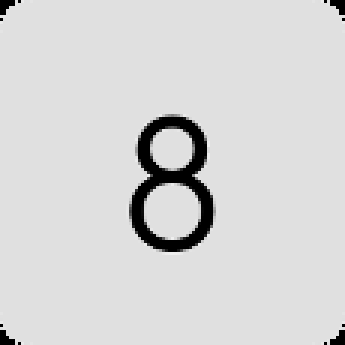
#> input picture CSC131/images/8.png, 115 x 115 px (shown 3 times larger)
$ python process_image.py ../CSC131/images/8.png out.png   (Python 2 division)   (older library calls are emulated)
#> lines starting #> are read from the running program, lines starting #| are printed output that depends on the picture; after the words box and inside, x2 and y2 are one past the last pixel; in counts of white or black regions, pixels touching at a corner belong together
#!/usr/bin/python

# Processes an image to extract the text portions. Primarily
# used for pre-processing for performing OCR.

# Based on the paper "Font and Background Color Independent Text Binarization" by
# T Kasar, J Kumar and A G Ramakrishnan
# http://www.m.cs.osakafu-u.ac.jp/cbdar2007/proceedings/papers/O1-1.pdf

# Copyright (c) 2012, Jason Funk <jasonlfunk@gmail.com>
# Permission is hereby granted, free of charge, to any person obtaining a copy of this software
# and associated documentation files (the "Software"), to deal in the Software without restriction,
# including without limitation the rights to use, copy, modify, merge, publish, distribute, sublicense,
# and/or sell copies of the Software, and to permit persons to whom the Software is furnished to do so,
# subject to the following conditions:
#
# The above copyright notice and this permission notice shall be included in all copies or substantial
# portions of the Software.
#
# THE SOFTWARE IS PROVIDED "AS IS", WITHOUT WARRANTY OF ANY KIND, EXPRESS OR IMPLIED, INCLUDING BUT NOT
# LIMITED TO THE WARRANTIES OF MERCHANTABILITY, FITNESS FOR A PARTICULAR PURPOSE AND NON-INFRINGEMENT.
# IN NO EVENT SHALL THE AUTHORS OR COPYRIGHT HOLDERS BE LIABLE FOR ANY CLAIM, DAMAGES OR OTHER LIABILITY,
# WHETHER IN AN ACTION OF CONTRACT, TORT OR OTHERWISE, ARISING FROM, OUT OF OR IN CONNECTION WITH THE
# SOFTWARE OR THE USE OR OTHER DEALINGS IN THE SOFTWARE.

import cv2
import numpy as np
import sys
import os.path

if len(sys.argv) != 3:
    print "%s input_file output_file" % (sys.argv[0])
    sys.exit()
else:
    input_file = sys.argv[1]
    output_file = sys.argv[2]

if not os.path.isfile(input_file):
    print "No such file '%s'" % input_file
    sys.exit()

DEBUG = 0


# Determine pixel intensity
# Apparently human eyes register colors differently.
# TVs use this formula to determine
# pixel intensity = 0.30R + 0.59G + 0.11B
def ii(xx, yy):
    global img, img_y, img_x
    if yy >= img_y or xx >= img_x:
        #print "pixel out of bounds ("+str(y)+","+str(x)+")"
        return 0
    pixel = img[yy][xx]
    return 0.30 * pixel[2] + 0.59 * pixel[1] + 0.11 * pixel[0]


# A quick test to check whether the contour is
# a connected shape
def connected(contour):
    first = contour[0][0]
    last = contour[len(contour) - 1][0]
    return abs(first[0] - last[0]) <= 1 and abs(first[1] - last[1]) <= 1


# Helper function to return a given contour
def c(index):
    global contours
    return contours[index]


# Count the number of real children
def count_children(index, h_, contour):
    # No children
    if h_[index][2] < 0:
        return 0
    else:
        #If the first child is a contour we care about
        # then count it, otherwise don't
        if keep(c(h_[index][2])):
            count = 1
        else:
            count = 0

            # Also count all of the child's siblings and their children
        count += count_siblings(h_[index][2], h_, contour, True)
        return count


# Quick check to test if the contour is a child
def is_child(index, h_):
    return get_parent(index, h_) > 0


# Get the first parent of the contour that we care about
def get_parent(index, h_):
    parent = h_[index][3]
    while not keep(c(parent)) and parent > 0:
        parent = h_[parent][3]

    return parent


# Count the number of relevant siblings of a contour
def count_siblings(index, h_, contour, inc_children=False):
    # Include the children if necessary
    if inc_children:
        count = count_children(index, h_, contour)
    else:
        count = 0

    # Look ahead
    p_ = h_[index][0]
    while p_ > 0:
        if keep(c(p_)):
            count += 1
        if inc_children:
            count += count_children(p_, h_, contour)
        p_ = h_[p_][0]

    # Look behind
    n = h_[index][1]
    while n > 0:
        if keep(c(n)):
            count += 1
        if inc_children:
            count += count_children(n, h_, contour)
        n = h_[n][1]
    return count


# Whether we care about this contour
def keep(contour):
    return keep_box(contour) and connected(contour)


# Whether we should keep the containing box of this
# contour based on it's shape
def keep_box(contour):
    xx, yy, w_, h_ = cv2.boundingRect(contour)

    # width and height need to be floats
    w_ *= 1.0
    h_ *= 1.0

    # Test it's shape - if it's too oblong or tall it's
    # probably not a real character
    if w_ / h_ < 0.1 or w_ / h_ > 10:
        if DEBUG:
            print "\t Rejected because of shape: (" + str(xx) + "," + str(yy) + "," + str(w_) + "," + str(h_) + ")" + \
                  str(w_ / h_)
        return False

    # check size of the box
    if ((w_ * h_) > ((img_x * img_y) / 5)) or ((w_ * h_) < 15):
        if DEBUG:
            print "\t Rejected because of size"
        return False

    return True


def include_box(index, h_, contour):
    if DEBUG:
        print str(index) + ":"
        if is_child(index, h_):
            print "\tIs a child"
            print "\tparent " + str(get_parent(index, h_)) + " has " + str(
                count_children(get_parent(index, h_), h_, contour)) + " children"
            print "\thas " + str(count_children(index, h_, contour)) + " children"

    if is_child(index, h_) and count_children(get_parent(index, h_), h_, contour) <= 2:
        if DEBUG:
            print "\t skipping: is an interior to a letter"
        return False

    if count_children(index, h_, contour) > 2:
        if DEBUG:
            print "\t skipping, is a container of letters"
        return False

    if DEBUG:
        print "\t keeping"
    return True

# Load the image
orig_img = cv2.imread(input_file)
#> orig_img is the input picture: shape (115, 115, 3); min 0, max 240, mean 214

# Add a border to the image for processing sake
img = cv2.copyMakeBorder(orig_img, 50, 50, 50, 50, cv2.BORDER_CONSTANT)
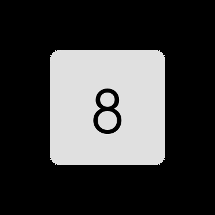
#> img: shape (215, 215, 3); min 0, max 240, mean 61.2

# Calculate the width and height of the image
img_y = len(img)
#> img_y = 215
img_x = len(img[0])
#> img_x = 215

if DEBUG:
    print "Image is " + str(len(img)) + "x" + str(len(img[0]))

#Split out each channel
blue, green, red = cv2.split(img)

# Run canny edge detection on each channel
blue_edges = cv2.Canny(blue, 200, 250)
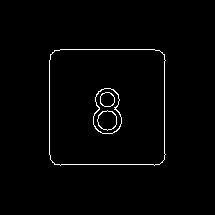
#> blue_edges: shape (215, 215); 1.5% white in thin lines or dots, all inside (x1, y1, x2, y2) = (49, 49, 166, 166)
green_edges = cv2.Canny(green, 200, 250)
red_edges = cv2.Canny(red, 200, 250)

# Join edges back into image
edges = blue_edges | green_edges | red_edges

# Find the contours
try:
    hierarchy, contours, hierarchy = cv2.findContours(edges.copy(), cv2.RETR_TREE, cv2.CHAIN_APPROX_NONE)
#> contours = 8 contours; box (x1, y1, x2, y2) and area: (49, 49, 166, 166) 13144, (49, 49, 166, 166) 13140, (93, 88, 122, 134) 994, (93, 88, 122, 134) 956, (97, 110, 117, 131) 293, (97, 110, 117, 131) 279, (100, 92, 115, 107) 166, (100, 92, 115, 107) 158
except:
    contours, hierarchy = cv2.findContours(edges.copy(), cv2.RETR_TREE, cv2.CHAIN_APPROX_NONE)
hierarchy = hierarchy[0]

if DEBUG:
    processed = edges.copy()
    rejected = edges.copy()

# These are the boxes that we are determining
keepers = []

# For each contour, find the bounding rectangle and decide
# if it's one we care about
for index_, contour_ in enumerate(contours):
    if DEBUG:
        print "Processing #%d" % index_

    x, y, w, h = cv2.boundingRect(contour_)

    # Check the contour and it's bounding box
    if keep(contour_) and include_box(index_, hierarchy, contour_):
        # It's a winner!
        keepers.append([contour_, [x, y, w, h]])
        if DEBUG:
            cv2.rectangle(processed, (x, y), (x + w, y + h), (100, 100, 100), 1)
            cv2.putText(processed, str(index_), (x, y - 5), cv2.FONT_HERSHEY_PLAIN, 1, (255, 255, 255))
    else:
        if DEBUG:
            cv2.rectangle(rejected, (x, y), (x + w, y + h), (100, 100, 100), 1)
            cv2.putText(rejected, str(index_), (x, y - 5), cv2.FONT_HERSHEY_PLAIN, 1, (255, 255, 255))
#> this loop made 8 passes
#> (x, y, w, h) on passes 3 to 8: (93, 88, 29, 46), (93, 88, 29, 46), (97, 110, 20, 21), (97, 110, 20, 21), (100, 92, 15, 15), (100, 92, 15, 15)
#> (x, y, w, h) on passes 1 to 2: (49, 49, 117, 117), (49, 49, 117, 117)
#> after the loop, keepers = 2 items

# Make a white copy of our image
new_image = edges.copy()
new_image.fill(255)
#> new_image: shape (215, 215); every value is 255
boxes = []

# For each box, find the foreground and background intensities
for index_, (contour_, box) in enumerate(keepers):

    # Find the average intensity of the edge pixels to
    # determine the foreground intensity
    fg_int = 0.0
    for p in contour_:
        fg_int += ii(p[0][0], p[0][1])

    fg_int /= len(contour_)
    if DEBUG:
        print "FG Intensity for #%d = %d" % (index_, fg_int)

    # Find the intensity of three pixels going around the
    # outside of each corner of the bounding box to determine
    # the background intensity
    x_, y_, width, height = box
    bg_int = \
        [
            # bottom left corner 3 pixels
            ii(x_ - 1, y_ - 1),
            ii(x_ - 1, y_),
            ii(x_, y_ - 1),

            # bottom right corner 3 pixels
            ii(x_ + width + 1, y_ - 1),
            ii(x_ + width, y_ - 1),
            ii(x_ + width + 1, y_),

            # top left corner 3 pixels
            ii(x_ - 1, y_ + height + 1),
            ii(x_ - 1, y_ + height),
            ii(x_, y_ + height + 1),

            # top right corner 3 pixels
            ii(x_ + width + 1, y_ + height + 1),
            ii(x_ + width, y_ + height + 1),
            ii(x_ + width + 1, y_ + height)
        ]

    # Find the median of the background
    # pixels determined above
    bg_int = np.median(bg_int)

    if DEBUG:
        print "BG Intensity for #%d = %s" % (index_, repr(bg_int))

    # Determine if the box should be inverted
    if fg_int >= bg_int:
        fg = 255
        bg = 0
    else:
        fg = 0
        bg = 255

        # Loop through every pixel in the box and color the
        # pixel accordingly
    for x in range(x_, x_ + width):
        for y in range(y_, y_ + height):
            if y >= img_y or x >= img_x:
                if DEBUG:
                    print "pixel out of bounds (%d,%d)" % (y, x)
                continue
            if ii(x, y) > fg_int:
                new_image[y][x] = bg
            else:
                new_image[y][x] = fg
#> this loop made 2 passes
#> (index_, fg_int, x_, y_, width, height, bg_int) on pass 1: (0, 102, 97, 110, 20, 21, 224)
#> (index_, box) on pass 2: (1, [100, 92, 15, 15])
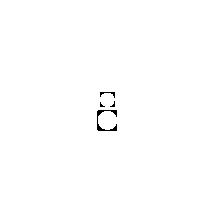
#> new_image: shape (215, 215); 99.6% white; black in thin lines or dots, all inside (x1, y1, x2, y2) = (97, 92, 117, 131)

# blur a bit to improve ocr accuracy
new_image = cv2.blur(new_image, (2, 2))
cv2.imwrite(output_file, new_image)
if DEBUG:
    cv2.imwrite('edges.png', edges)
    cv2.imwrite('processed.png', processed)
    cv2.imwrite('rejected.png', rejected)
